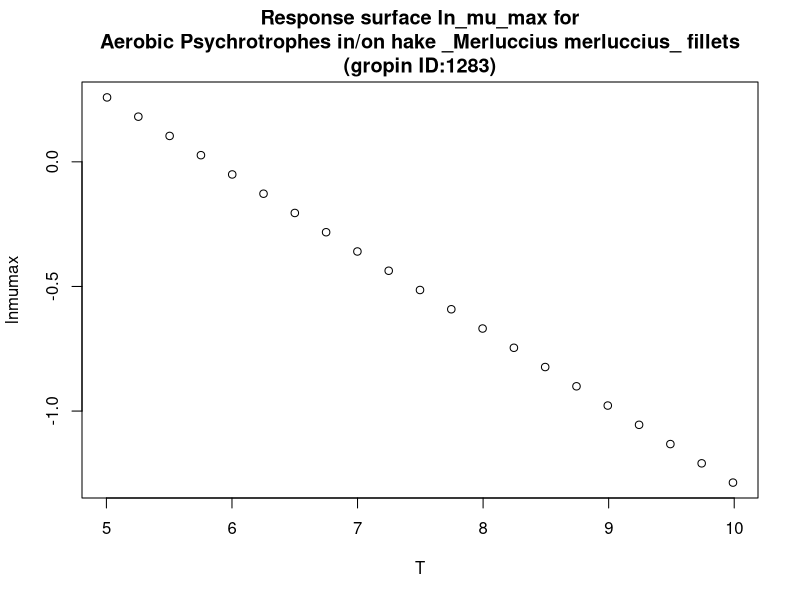

This chart was generated by the following R code:
#############################
# start of Parameter script
#############################
T <- seq(5.005,9.99000999000999,length.out=21)
#############################
# end of Parameter script
#############################
############################# 
# start of Model script Gropin ID 1283 
#############################
 
# constant coefficients for this model
 
variables <- data.frame(T)
argumentsPar <- unique.data.frame(expand.grid(variables))
 
# heart of the model
response_surface <- function(T) {
   mumax <-(-0.31*T+1.81)

	return(mumax=mumax)
} 

# output parameters
responseSurface <- cbind(argumentsPar,response_surface(argumentsPar['T']))
colnames(responseSurface) <- c(colnames(argumentsPar),'lnmumax')
#############################
# End of Model script
#############################
############################# 
# start of Visualisation script Gropin ID 1283 
#############################
titleText <-'Response surface ln_mu_max for
Aerobic Psychrotrophes in/on hake _Merluccius merluccius_ fillets
(gropin ID:1283)'
plot(T,responseSurface$'lnmumax',xlab='T',
                          ylab='lnmumax',main=titleText)
#############################
# End of Visualisation script
#############################
